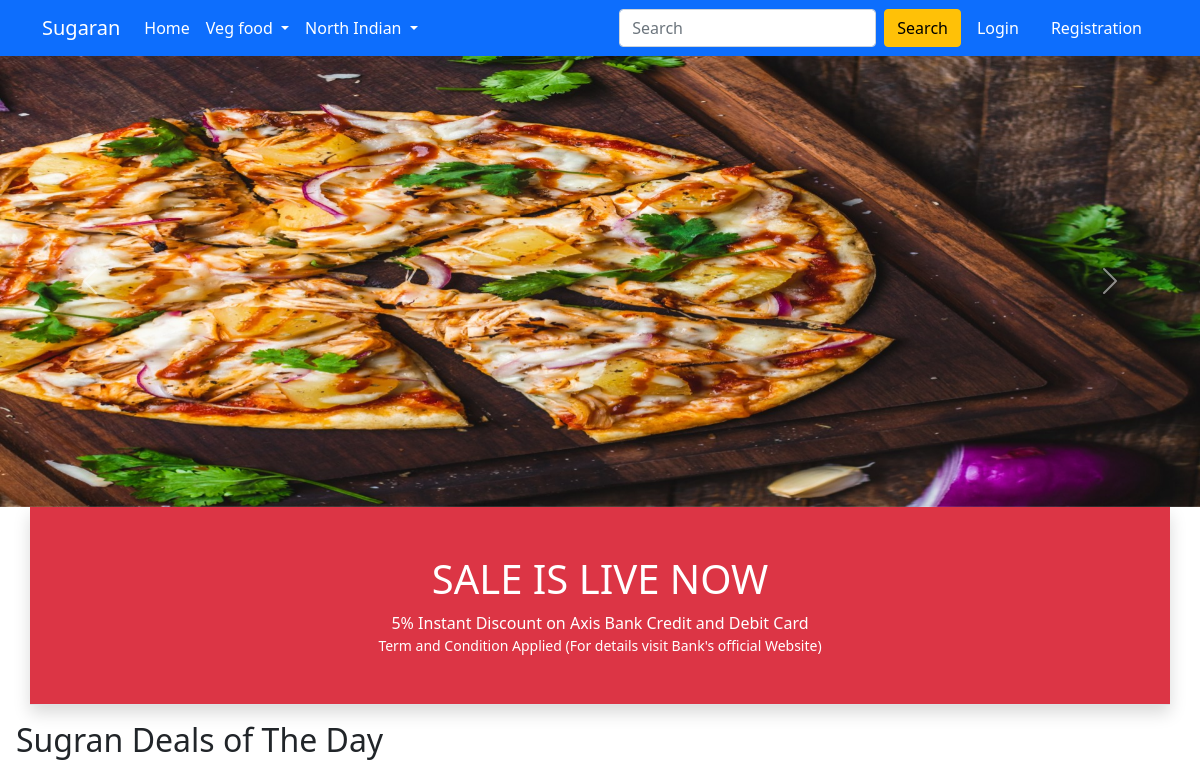
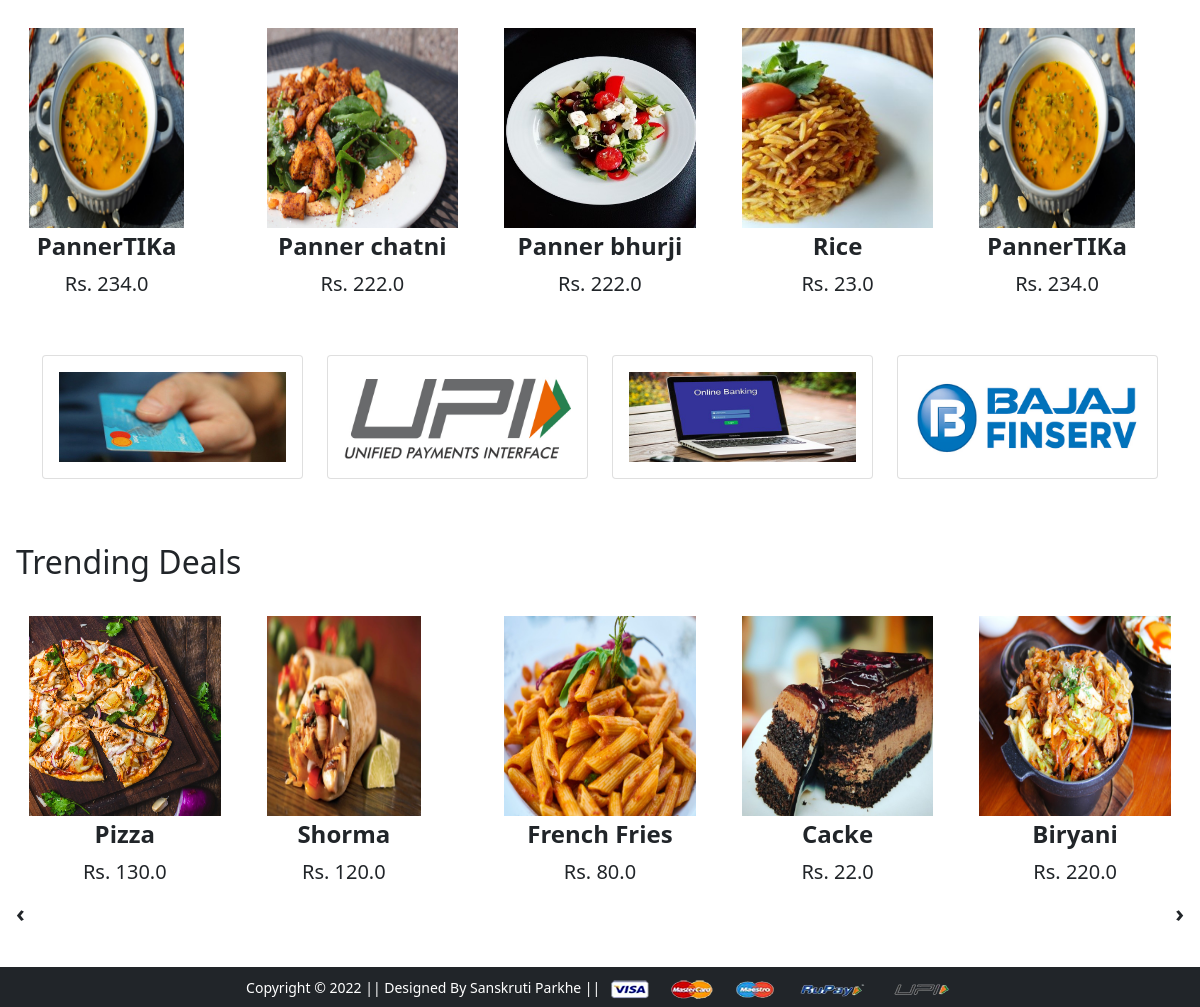
The page / on the database its author committed (2 pictures, top to bottom).
### app/models.py (models this page shows, shortened)
class Product(models.Model):
    title = models.CharField(max_length=100)
    selling_price = models.FloatField()
    discounted_price = models.FloatField()
    description =models.TextField()
    brand = models.CharField(max_length=100)
    category = models.CharField(choices= CATEGORY_CHOICES,max_length=2)
    product_image= models.ImageField(upload_to='productimg')

### app/views.py (the view)
# urls.py: path('',views.ProductView.as_view(), name = "home"),
class ProductView(View):
    def get(self,request):
        topwears= Product.objects.filter(category = 'TW')
        bottomwears = Product.objects.filter(category = 'BW')
        return render(request, 'app/home.html',{'topwears':topwears, 'bottomwears':bottomwears, })

### app/templates/app/home.html (shortened to what this page needs)
{% extends 'app/base.html' %}
{% load static %}
{% block banner_slider %}
 <div id="carouselExampleControls" class="carousel slide" data-bs-ride="carousel">
  <div class="carousel-inner">
    <div class="carousel-item active">
      <img src="{% static 'app/images/banner/b1.jpg' %}" class="d-block w-100" alt="...">
    </div>
  </div>
  <a class="carousel-control-prev" href="#carouselExampleControls" role="button" data-bs-slide="prev">
    <span class="carousel-control-prev-icon" aria-hidden="true"></span>
  </a>
  <a class="carousel-control-next" href="#carouselExampleControls" role="button" data-bs-slide="next">
    <span class="carousel-control-next-icon" aria-hidden="true"></span>
  </a>
</div>
{% endblock banner_slider %}
{% block livesale %}
<div class="container">
  <div class="row bg-danger text-center p-5 text-white border-bottom shadow">
    <h1>SALE IS LIVE NOW</h1>
    <span>5% Instant Discount on Axis Bank Credit and Debit Card</span>
    <small class="fw-lighter">Term and Condition Applied (For details visit Bank's official Website)</small>
  </div>
</div>
{% endblock livesale %}
{% block main-content %}
<div class="m-3">
 <h2>Sugran Deals of The Day</h2>
 <div class="owl-carousel" id="slider1">
   {% for b in bottomwears %}
  <a href="{% url 'product-detail' b.id %}" class="btn">
    <div class="item">
    <img src="{{b.product_image.url}}"alt="" height="200px">
    <span class="fw-bold">{{b.title}}</span>
    <br><span class="fs-5">Rs. {{b.discounted_price}}</span></div></a>
  {% endfor %}
 </div>
</div>
<div class="container my-5">
 <div class="row">
  <div class="col-sm-3">
   <div class="card mb-3">
     <div class="card-body">
     <img src="{% static 'app/images/payavail/cc.jpg' %}" alt="" srcset="" class="img-fluid">
     </div>
   </div>
  </div>
  <div class="col-sm-3">
   <div class="card mb-3">
     <div class="card-body">
      <img src="{% static 'app/images/payavail/upi.jpg' %}" alt="" srcset="" class="img-fluid">
     </div>
   </div>
  </div>
  <div class="col-sm-3">
   <div class="card mb-3">
     <div class="card-body">
      <img src="{% static 'app/images/payavail/nb.jpg' %}" alt="" srcset="" class="img-fluid">
     </div>
   </div>
  </div>
  <div class="col-sm-3">
   <div class="card mb-3">
     <div class="card-body">
      <img src="{% static 'app/images/payavail/bj.jpg' %}" alt="" srcset="" class="img-fluid">
     </div>
   </div>
  </div>
 </div>
</div>
<div class="mx-3">
 <h2>Trending Deals</h2>
 <div class="owl-carousel" id="slider2">
  {% for tp in topwears %}
  <a href="{% url 'product-detail' tp.id %}" class="btn">
    <div class="item">
    <img src="{{tp.product_image.url}}" alt="" height="200px">
    <span class="fw-bold">{{tp.title}}</span>
    <br><span class="fs-5">Rs. {{tp.discounted_price}}</span></div></a>
  {% endfor %}
 </div>
</div>
{% endblock main-content %}

### app/templates/app/base.html (shortened to what this page needs)
<!doctype html>
{% load static %}
<html lang="en">
  <head>
    <link href="https://cdn.jsdelivr.net/npm/bootstrap@5.0.0-beta1/dist/css/bootstrap.min.css" rel="stylesheet">
    <link rel="stylesheet" href="{% static 'app/css/owl.carousel.min.css' %}">
    <link rel="stylesheet" href="{% static 'app/css/all.min.css' %}">
    <link rel="stylesheet" href="{% static 'app/css/style.css' %}">
  </head>
  <body>
    <nav class="navbar navbar-expand-lg navbar-dark bg-primary">
     <div class="container">
       <a class="navbar-brand" href="/">Sugaran</a>
       <div class="collapse navbar-collapse" id="navbarSupportedContent">
         <ul class="navbar-nav me-auto mb-2 mb-lg-0">
           <li class="nav-item">
             <a class="nav-link active" aria-current="page" href="/">Home</a>
           </li>
           <li class="nav-item dropdown">
             <a class="nav-link dropdown-toggle text-white" href="#" id="electronicsDropdown" role="button" data-bs-toggle="dropdown" aria-expanded="false">
               Veg food
             </a>
           </li>
           <li class="nav-item dropdown">
             <a class="nav-link dropdown-toggle text-white" href="#" id="fashionDropdown" role="button" data-bs-toggle="dropdown" aria-expanded="false">
               North Indian
             </a>
           </li>
         </ul>
         <form class="d-flex">
           <input class="form-control me-2" type="search" placeholder="Search" aria-label="Search">
           <button class="btn btn-warning" type="submit">Search</button>
         </form>
         <div>
          <ul class="navbar-nav me-auto mb-2 mb-lg-0">
            {% if request.user.is_authenticated %}
           <li class="nav-item dropdown mx-2">
              <a class="nav-link dropdown-toggle text-white" href="#" id="profileDropdown" role="button" data-bs-toggle="dropdown" aria-expanded="false">
                {{request.user.username|capfirst}}
              </a>
              <ul class="dropdown-menu" aria-labelledby="profileDropdown">
                <li><a class="dropdown-item" href="{% url 'profile' %}">Profile</a></li>
                <li><a class="dropdown-item" href="{% url 'orders' %}">Orders</a></li>
                <li><a class="dropdown-item" href="{% url 'logout'%}">Logout</a></li>
              </ul>
            </li>
            <li class="nav-item mx-2">
             <a href="{% url 'showcart' %}" class="nav-link text-white"><span class="badge bg-danger">4</span> Cart </a>
            </li>
            {% else %}
            <li class="nav-item mx-2">
             <a href="{% url 'login' %}" class="nav-link text-white">Login</a>
            </li>
            <li class="nav-item mx-2">
             <a href="{% url 'customerregistration' %}" class="nav-link text-white">Registration</a>
            </li>
            {% endif %}
          </ul>
         </div>
       </div>
     </div>
    </nav>
    {% block banner_slider %} {% endblock banner_slider %}
    {% block livesale %} {% endblock livesale %}
    {% block main-content %} {% endblock main-content %}
    <footer class="container-fluid bg-dark text-center p-2 mt-5">
        <small class="text-white">Copyright &copy; 2022 || Designed By Sanskruti Parkhe || </small>
        <img src="{% static 'app/images/payment.png' %}" alt="" srcset="" class="img-fluid" height="2px">
    </footer>
  </body>
</html>

### app/static/app/css/style.css (style rules this page uses)
.owl-carousel .item { font-size: 24px; text-align: center; margin-top: 20px;; }

### rows shown on the page
Product: product_image (picture), title "PannerTIKa", discounted_price "234.0"
Product: product_image (picture), title "Panner chatni", discounted_price "222.0"
Product: product_image (picture), title "Panner bhurji", discounted_price "222.0"
Product: product_image (picture), title "Rice", discounted_price "23.0"
Product: product_image (picture), title "Pizza", discounted_price "130.0"
Product: product_image (picture), title "Shorma", discounted_price "120.0"
Product: product_image (picture), title "French Fries", discounted_price "80.0"
Product: product_image (picture), title "Cacke", discounted_price "22.0"
Product: product_image (picture), title "Biryani", discounted_price "220.0"
